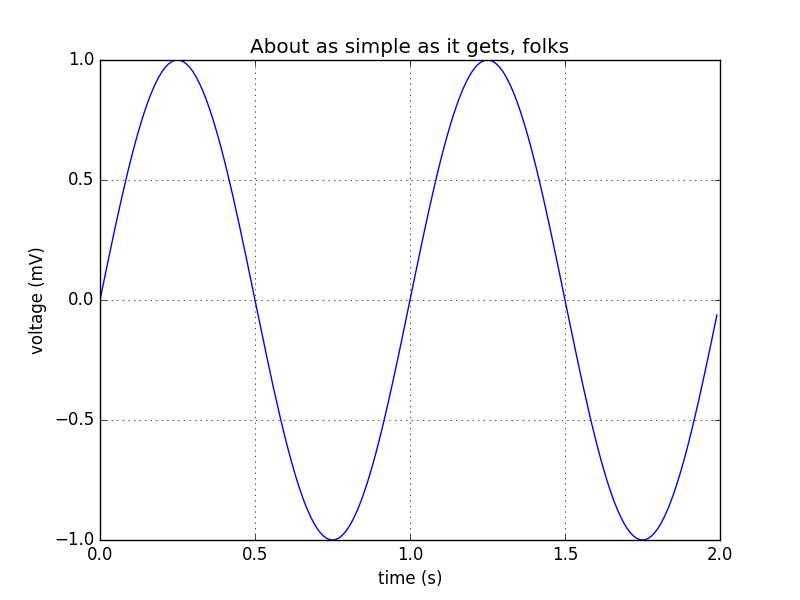

Python code for this plot:
#!/usr/bin/python -u
import matplotlib.pyplot as plt
import numpy as np

t = np.arange(0.0, 2.0, 0.01)
s = np.sin(2*np.pi*t)
plt.plot(t, s)

plt.xlabel('time (s)')
plt.ylabel('voltage (mV)')
plt.title('About as simple as it gets, folks')
plt.grid(True)
plt.savefig("plotex1.png")
plt.show()
